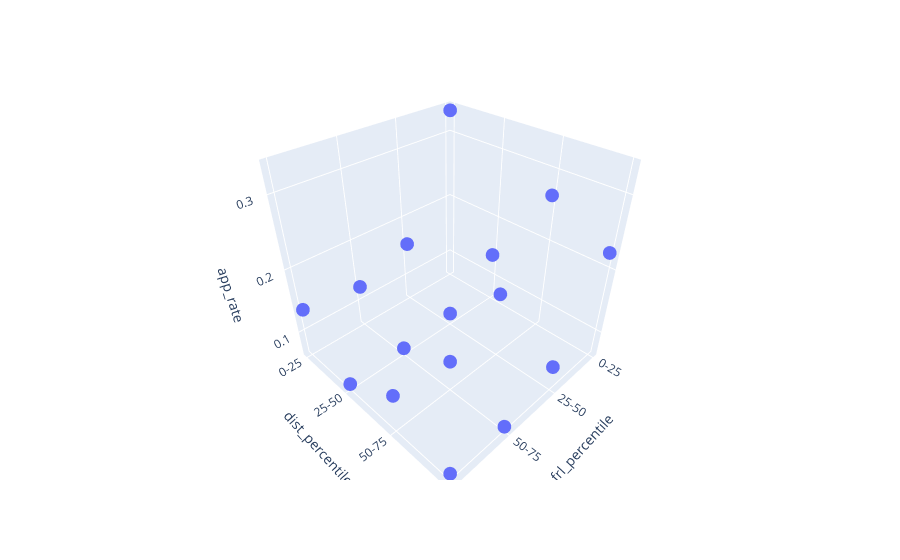

Source (notebook cell):
### Code cell
import plotly.express as px

# Create 3D scatter plot
px.scatter_3d(df3_grouped.reset_index(), x='frl_percentile', y='dist_percentile', z='app_rate')

### Figure 1 — Plotly figure (JSON) as saved in the notebook; plotly's stock layout.template omitted (floating-point values rounded to 4 significant figures)
{"data": [{"hovertemplate": "frl_percentile=%{x}<br>dist_percentile=%{y}<br>app_rate=%{z}<extra></extra>", "legendgroup": "", "marker": {"color": "#636efa", "symbol": "circle"}, "mode": "markers", "name": "", "scene": "scene", "showlegend": false, "type": "scatter3d", "x": ["0-25", "0-25", "0-25", "0-25", "25-50", "25-50", "25-50", "25-50", "50-75", "50-75", "50-75", "50-75", "75-100", "75-100", "75-100", "75-100"], "y": ["0-25", "25-50", "50-75", "75-100", "0-25", "25-50", "50-75", "75-100", "0-25", "25-50", "50-75", "75-100", "0-25", "25-50", "50-75", "75-100"], "z": [0.3321, 0.1393, 0.2679, 0.2247, 0.1582, 0.07969, 0.1634, 0.1001, 0.1277, 0.07145, 0.1093, 0.06789, 0.1385, 0.07018, 0.1205, 0.07191]}], "layout": {"legend": {"tracegroupgap": 0}, "margin": {"t": 60}, "scene": {"domain": {"x": [0, 1], "y": [0, 1]}, "xaxis": {"title": {"text": "frl_percentile"}}, "yaxis": {"title": {"text": "dist_percentile"}}, "zaxis": {"title": {"text": "app_rate"}}}}}
